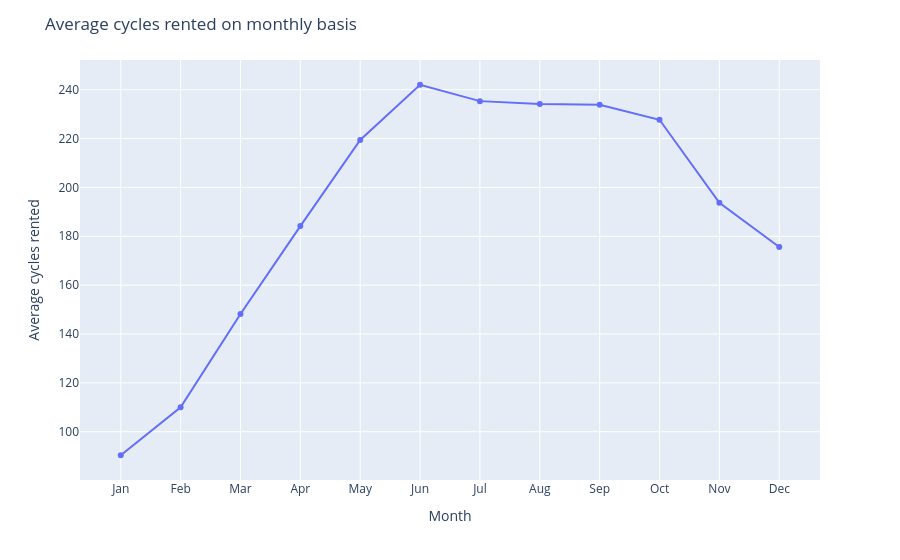

This figure's notebook cell:
### Code cell
fig = px.line(month_df, x='datetime', y='average_cycles_rented', markers=True)
fig.update_xaxes(tickvals=list(range(1,13)),ticktext=['Jan', 'Feb', 'Mar', 'Apr', 'May', 'Jun', 'Jul', 'Aug', 'Sep', 'Oct', 'Nov', 'Dec'])
fig.update_layout(title='Average cycles rented on monthly basis',
                   xaxis_title='Month',
                   yaxis_title='Average cycles rented')
fig.show()

### Figure 1 — Plotly figure (JSON) as saved in the notebook; plotly's stock layout.template omitted (floating-point values rounded to 4 significant figures)
{"data": [{"hovertemplate": "datetime=%{x}<br>average_cycles_rented=%{y}<extra></extra>", "legendgroup": "", "line": {"color": "#636efa", "dash": "solid"}, "marker": {"symbol": "circle"}, "mode": "lines+markers", "name": "", "orientation": "v", "showlegend": false, "type": "scatter", "x": [1, 2, 3, 4, 5, 6, 7, 8, 9, 10, 11, 12], "xaxis": "x", "y": [90.37, 110.0, 148.2, 184.2, 219.5, 242.0, 235.3, 234.1, 233.8, 227.7, 193.7, 175.6], "yaxis": "y"}], "layout": {"legend": {"tracegroupgap": 0}, "margin": {"t": 60}, "title": {"text": "Average cycles rented on monthly basis"}, "xaxis": {"anchor": "y", "domain": [0.0, 1.0], "ticktext": ["Jan", "Feb", "Mar", "Apr", "May", "Jun", "Jul", "Aug", "Sep", "Oct", "Nov", "Dec"], "tickvals": [1, 2, 3, 4, 5, 6, 7, 8, 9, 10, 11, 12], "title": {"text": "Month"}}, "yaxis": {"anchor": "x", "domain": [0.0, 1.0], "title": {"text": "Average cycles rented"}}}}
